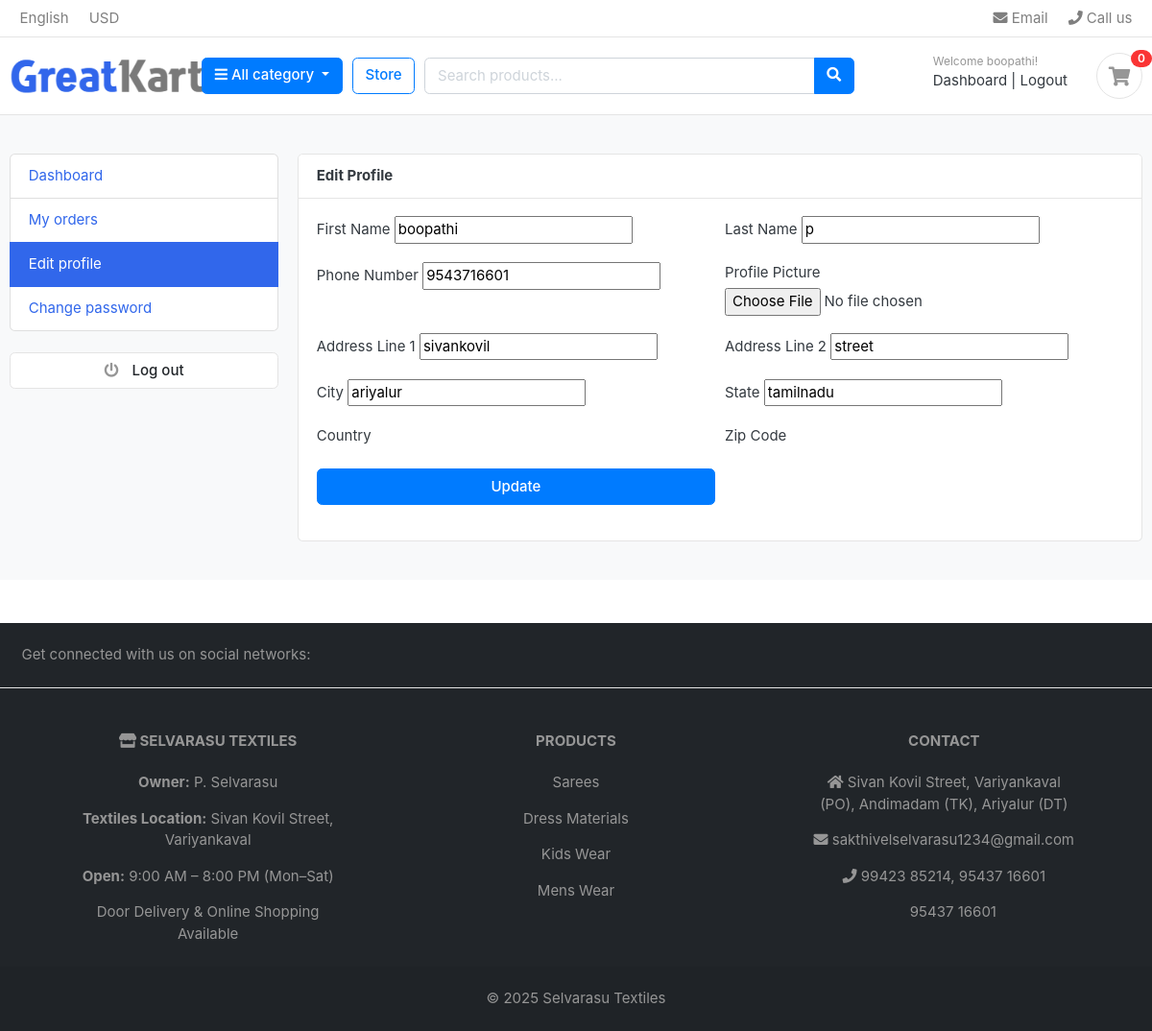
/accounts/edit_profile/ (signed in), run on the app's committed database.
### accounts/models.py (models this page shows, shortened)
class Account(AbstractBaseUser):
    first_name = models.CharField(max_length=50)
    last_name = models.CharField(max_length=50)
    username = models.CharField(max_length=50, unique=True)
    email = models.EmailField(max_length=100, unique=True)
    phone_number = models.CharField(max_length=50)
    date_joined = models.DateTimeField(auto_now_add=True)
    last_login = models.DateTimeField(auto_now_add=True)
    is_admin = models.BooleanField(default=False)
    is_staff = models.BooleanField(default=False)
    is_active = models.BooleanField(default=False)
    is_superadmin = models.BooleanField(default=False)
    USERNAME_FIELD = 'email'
    REQUIRED_FIELDS = ['username', 'first_name', 'last_name']
    objects = MyAccountManager()

class UserProfile(models.Model):
    user = models.OneToOneField(Account, on_delete=models.CASCADE)
    address_line_1 = models.CharField(blank=True, max_length=100)
    address_line_2 = models.CharField(blank=True, max_length=100)
    profile_picture = models.ImageField(blank=True, upload_to='userprofile')
    city = models.CharField(blank=True, max_length=20)
    state = models.CharField(blank=True, max_length=20)

### accounts/views.py (the view)
# urls.py: path('edit_profile/', views.edit_profile, name='edit_profile'),
@login_required(login_url='login')
@csrf_protect
def edit_profile(request):
    userprofile = get_object_or_404(UserProfile, user=request.user)
    if request.method == 'POST':
        user_form = UserForm(request.POST, instance=request.user)
        profile_form = UserProfileForm(request.POST, request.FILES, instance=userprofile)
        if user_form.is_valid() and profile_form.is_valid():
            user_form.save()
            profile_form.save()
            messages.success(request, 'Your profile has been updated.')
            return redirect('edit_profile')
    else:
        user_form = UserForm(instance=request.user)
        profile_form = UserProfileForm(instance=userprofile)
    context = {
        'user_form': user_form,
        'profile_form': profile_form,
        'userprofile': userprofile,
    }
    return render(request, 'accounts/edit_profile.html', context)

### accounts/forms.py
class UserForm(forms.ModelForm):
    class Meta:
        model = Account
        fields = ('first_name', 'last_name', 'phone_number')

class UserProfileForm(forms.ModelForm):
    class Meta:
        model = UserProfile
        fields = ('address_line_1', 'address_line_2', 'profile_picture', 'state', 'city')

### Category/context_processors.py (called while the page is built)
def menu_links(request):
    links = Category.objects.all()
    return dict(links=links)

### Category/models.py (called while the page is built)
    def get_url(self):
        return reverse('products_by_category',args=[self.slug])

### carts/context_processors.py (called while the page is built)
def counter(request):
    item_count = 0
    if 'admin' in request.path:
        return {}
    else:
        try:
            if request.user.is_authenticated:
                cart_items = CartItem.objects.filter(user=request.user, is_active=True)
            else:
                cart = Cart.objects.get(cart_id=_cart_id(request))
                cart_items = CartItem.objects.filter(cart=cart, is_active=True)
            for cart_item in cart_items:
                item_count += cart_item.quantity
        except Cart.DoesNotExist:
            item_count = 0
    return dict(item_count=item_count)

### templates/accounts/edit_profile.html (shortened to what this page needs)
{% extends 'base.html' %}
{% load static %}
{% block content %}
<section class="section-conten padding-y bg">
<div class="container">
	<div class="row">
		{% include 'includes/dashbroad_sidebar.html' %}
	<main class="col-md-9">
		<article class="card">
		<header class="card-header">
			<strong class="d-inline-block mr-3">Edit Profile</strong>
		</header>
		<div class="card-body">
			<div class="row">
				<div class="col-md-12">
                    <form action="{% url 'edit_profile' %}" method="POST" enctype="multipart/form-data">
                        <div class="form-row">
                            <div class=" form-group col-md-6">
                                <label for="first_name">First Name</label>
                                {{ user_form.first_name }}
                            </div>
                            <div class=" form-group col-md-6">
                                <label for="last_name">Last Name</label>
                                {{ user_form.last_name }}
                            </div>
                            <div class=" form-group col-md-6">
                                <label for="first_name">Phone Number</label>
                                {{ user_form.phone_number }}
                            </div>
                            <div class=" form-group col-md-6">
                                <label for="first_name">Profile Picture</label>
                                {{ profile_form.profile_picture }}
                            </div>
                            <div class=" form-group col-md-6">
                                <label for="first_name">Address Line 1</label>
                                {{ profile_form.address_line_1 }}
                            </div>
                            <div class=" form-group col-md-6">
                                <label for="first_name">Address Line 2</label>
                                {{ profile_form.address_line_2 }}
                            </div>
                            <div class=" form-group col-md-6">
                                <label for="first_name">City</label>
                                    {{ profile_form.city }}
                            </div>
                            <div class=" form-group col-md-6">
                                <label for="first_name">State</label>
                                {{ profile_form.state }}
                            </div>
                            <div class=" form-group col-md-6">
                                <label for="first_name">Country</label>
                            </div>
                            <div class=" form-group col-md-6">
                                <label for="first_name">Zip Code</label>
                            </div>
                            <div class=" form-group col-md-6">
                                <button type="submit" class="btn btn-primary btn-block">Update</button>
                            </div>
                        </div>
                    </form>
				</div>
			</div>
		</div>
		</article>
	</main>
</div>
</div>
</section>
{% endblock %}

### templates/includes/navbar.html (shortened to what this page needs)
{% load static %}
<header class="section-header">
<nav class="navbar p-md-0 navbar-expand-sm navbar-light border-bottom">
<div class="container">
  <div class="collapse navbar-collapse" id="navbarTop4">
    <ul class="navbar-nav mr-auto">
    	<li class="nav-item dropdown">
		 	<a href="#" class="nav-link">   English </a>
		</li>
		<li class="nav-item dropdown">
			<a href="#" class="nav-link"> USD </a>
		</li>
    </ul>
    <ul class="navbar-nav">
		<li><a href="#" class="nav-link"> <i class="fa fa-envelope"></i> Email </a></li>
		<li><a href="#" class="nav-link"> <i class="fa fa-phone"></i> Call us </a></li>
	</ul>
  </div>
</div>
</nav>
<section class="header-main border-bottom">
	<div class="container">
<div class="row align-items-center">
	<div class="col-lg-2 col-md-3 col-6">
		<a href="{% url 'home' %}" class="brand-wrap">
			<img class="logo" src="{% static 'images/logo.png' %}">
		</a>
	</div>
	<div class="col-lg col-sm col-md col-6 flex-grow-0">
		<div class="category-wrap dropdown d-inline-block float-right">
			<button type="button" class="btn btn-primary dropdown-toggle" data-toggle="dropdown">
				<i class="fa fa-bars"></i> All category
			</button>
		</div>
	</div>
	<a href="{% url 'store' %}" class="btn btn-outline-primary">Store</a>
	<div class="col-lg  col-md-6 col-sm-12 col">
		<form action="{% url 'search' %}" class="search" method="GET">
			<div class="input-group w-100">
				<input type="text" class="form-control" style="width:60%;" placeholder="Search products..." name="keyword" value="{{ request.GET.keyword }}">
				<div class="input-group-append">
					<button class="btn btn-primary" type="submit">
						<i class="fa fa-search"></i>
					</button>
				</div>
			</div>
		</form>
	</div>
	<div class="col-lg-3 col-sm-6 col-8 order-2 order-lg-3">
				<div class="d-flex justify-content-end mb-3 mb-lg-0">
					{% if request.user.is  %}
					<div class="widget-header">
						<small class="title text-muted">Welcome guest!</small>
						<div>
							<a href="{% url 'login' %}">Sign in</a> <span class="dark-transp"> | </span>
							<a href="{% url 'register' %}"> Register</a>
						</div>
					</div>
					{% else %}
					<div class="widget-header">
						<small class="title text-muted">Welcome {{ request.user.first_name }}!</small>
						<div>
							<a href="{% url 'dashboard' %}">Dashboard</a> <span class="dark-transp"> | </span>
							<a href="{% url 'logout' %}">Logout</a>
						</div>
					</div>
					{% endif %}
					<a href="{% url 'cart' %}" class="widget-header pl-3 ml-3">
						<div class="icon icon-sm rounded-circle border"><i class="fa fa-shopping-cart"></i></div>
						<span class="badge badge-pill badge-danger notify">{{ item_count }}</span>
					</a>
				</div>
			</div>
</div>
	</div>
</section>
</header>

### static/css/ui.css (style rules this page uses)
html { font-family: "Inter", sans-serif; font-size: 15px; }
.icon-xs, .icon-sm, .icon-md, .icon-lg { display: inline-block; text-align: center; flex-shrink: 0; flex-grow: 0; }
.icon-sm { width: 48px; height: 48px; line-height: 48px !important; font-size: 20px; }
.padding-y { padding-top: 40px; padding-bottom: 40px; }
article:after, .form-group:after { display: block; clear: both; content: ""; }
.bg { background-color: #f8f9fa; }
.header-main { position: relative; padding-top: 1rem; padding-bottom: 1rem; }
.brand-wrap .logo, .navbar-brand .logo { margin-right: 7px; max-height: 42px; display: inline-block; }
.widget-header { display: inline-block; vertical-align: middle; position: relative; }
.widget-header a { color: #343a40; }
.widget-header i { color: #969696; }
.widget-header .title { display: block; }
.widget-header .notify { position: absolute; top: -3px; right: -10px; }
.notify { position: absolute; top: -4px; right: -10px; display: inline-block; padding: 0.25em 0.6em; font-size: 12px; line-height: 1; text-align: center; border-radius: 3rem; color: #fff; background-color: #fa3434; }

### static/css/custom.css (style rules this page uses)
.brand-wrap { display: inline-block; text-decoration: none; }
.brand-wrap .logo { max-height: 50px; width: auto; height: auto; object-fit: contain; transition: transform 0.3s ease; }
.btn-primary { background-color: #007bff; border-color: #007bff; color: white; }
.btn-outline-primary { color: #007bff; border-color: #007bff; background-color: transparent; }

### data on the page
Account: user.first_name "boopathi", first_name "boopathi", last_name "p", phone_number "9543716601"
UserProfile: address_line_1 "sivankovil", address_line_2 "street", city "ariyalur", state "tamilnadu"

### other printed values
{{ item_count }} "0"
